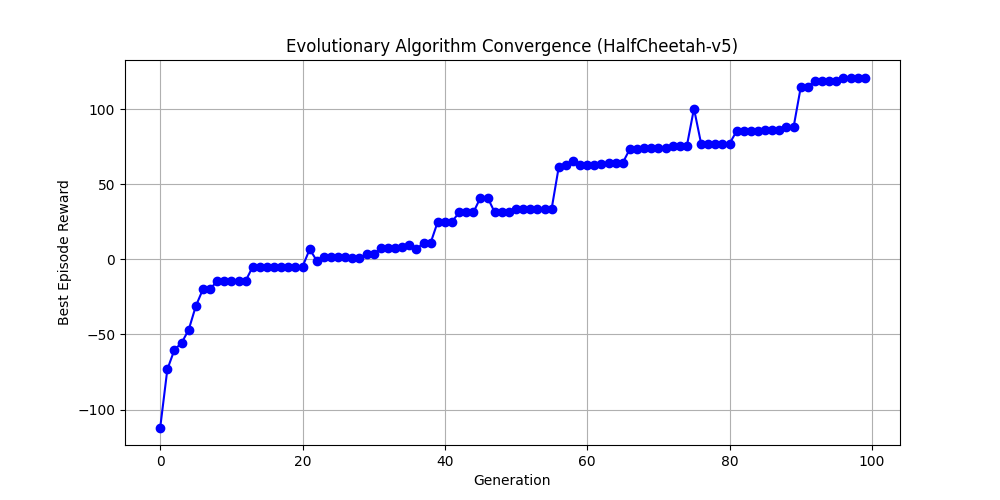

This chart was generated by the following Python code:
import gymnasium as gym
import numpy as np
import random
import matplotlib.pyplot as plt
import copy

def evalfitness(chromosome, render_mode=None):
    env = gym.make("HalfCheetah-v5", render_mode=render_mode) 
    observation, info = env.reset()
    episode_reward = 0
    terminated = False
    truncated = False
    keyframe_index = 0
    K = len(chromosome) 
    remaining_steps = int(chromosome[keyframe_index][-1])
    while not (terminated or truncated):
        action = chromosome[keyframe_index][:-1]
        observation, reward, terminated, truncated, info = env.step(action)
        episode_reward += reward
        remaining_steps -= 1
        if remaining_steps <= 0:
            keyframe_index = (keyframe_index + 1) % K
            remaining_steps = int(chromosome[keyframe_index][-1])
    env.close()
    return episode_reward

def initPopulation(populationSize, numKeyframes):
    population = []
    for _ in range(populationSize):
        chromosome = []
        for _ in range(numKeyframes):
            torques = np.random.uniform(-1.0, 1.0, 6)
            duration = np.random.randint(5, 51)
            gene = np.append(torques, duration)
            chromosome.append(gene)
        population.append(chromosome)
    return population

def tourneySelection(population, fitnessScores):
    parentA, parentB = random.sample(range(len(population)), 2)
    if fitnessScores[parentA] > fitnessScores[parentB]:
        return population[parentA]
    else:
        return population[parentB]

def truncationSelection(pool, scores, numSelections):
    sortedPool = sorted(zip(pool, scores), key=lambda x: x[1], reverse=True)
    selected = [indiv for indiv, score in sortedPool[:numSelections]]
    selectedScores = [score for indiv, score in sortedPool[:numSelections]]
    return selected, selectedScores

def rouletteSelection(pool, scores, numSelections, replace=False):
    minScore = min(scores)
    shiftedScores = [s - minScore + 1e-6 for s in scores]
    sumScores = sum(shiftedScores)
    probabilities = [s / sumScores for s in shiftedScores]
    selectedIndices = np.random.choice(
        len(pool), 
        size=numSelections, 
        replace=replace, 
        p=probabilities
    )
    selected = [pool[i] for i in selectedIndices]
    selectedScores = [scores[i] for i in selectedIndices]
    return selected, selectedScores

def crossover(parent1, parent2):
    K_len = len(parent1)
    cp = random.randint(1, K_len - 1)
    child = parent1[:cp] + parent2[cp:]
    return child

def mutate(chromosome, mutation_rate=0.1):
    if random.random() < mutation_rate:
        randGene = random.randint(0, len(chromosome) - 1)
        randPara = random.randint(0, 6)
        if randPara < 6:
            chromosome[randGene][randPara] = np.random.uniform(-1.0, 1.0)
        else:
            chromosome[randGene][randPara] = np.random.randint(5, 51)
    return chromosome

def main():
    populationSize = 20
    nkeyframes = 5
    numGenerations = 100
    numOffspring = 10
    
    P1 = initPopulation(populationSize, nkeyframes)
    print("Evaluating initial population (Silent)...")
    fitnessScores = [evalfitness(chrom, render_mode=None) for chrom in P1]
    print(f"Initial Scores: {fitnessScores}")
    rewardsHistory = []

    for gen in range(numGenerations):
        newChildren = []        
        for _ in range(numOffspring):
            p1 = tourneySelection(P1, fitnessScores)
            p2 = tourneySelection(P1, fitnessScores)  
            child = mutate(copy.deepcopy(crossover(p1, p2)))
            newChildren.append(child) 
        childScores = [evalfitness(c, render_mode=None) for c in newChildren]
        totalPool = P1 + newChildren
        totalScores = fitnessScores + childScores
        P1, fitnessScores = rouletteSelection(totalPool, totalScores, populationSize)
        rewardsHistory.append(max(totalScores))
        print(f"Generation {gen}: Best Reward = {max(totalScores)}")
    print("Optimization Complete.")
    
    best_idx = np.argmax(fitnessScores)
    evalfitness(P1[best_idx], render_mode="human")
    bestCheetah = P1[best_idx]
    numK = len(bestCheetah)

    with open("best_keyframes_tournament+roulette.txt", "w") as f:
        f.write(f"{numK}\n")
        for keyframe in bestCheetah:
            line = ", ".join([f"{val:.2f}" if i < 6 else f"{int(val)}" 
                             for i, val in enumerate(keyframe)])
            f.write(line + "\n")
    print("Best keyframes saved to 'best_keyframes_tournament+roulette.txt'!")

    plt.figure(figsize=(10, 5))
    plt.plot(range(numGenerations), rewardsHistory, marker='o', color='b', linestyle='-')
    plt.title("Evolutionary Algorithm Convergence (HalfCheetah-v5)")
    plt.xlabel("Generation")
    plt.ylabel("Best Episode Reward")
    plt.grid(True)
    plt.savefig("tournament+roulette.png")
    plt.show()
    print("Deliverable 4: Convergence plot has been generated and saved.")

if __name__ == "__main__":
    main()
